Frame 1 (no input): blank canvas, image omitted
Frame 60 (the mouse pressed at the canvas centre just before this capture): blank canvas, image omitted
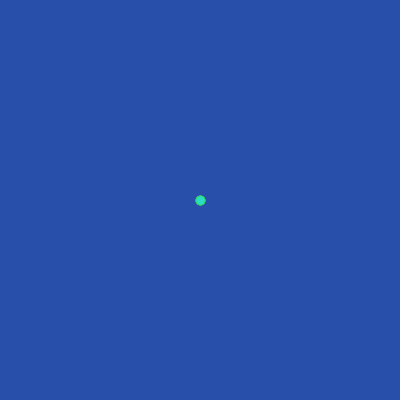
Frame 120 (the mouse held since frame 60 and released just before this capture)

The Processing sketch whose frames 1 and 60 were blank and that drew this single picture after the mouse press (run headless with seeded random() and noise(); from frame 60 on, the mouse is pressed at the canvas centre):

// Processing sketch: processing_61851
// ── processing_61851.pde

void setup () {
  size (400,400);
  background (40,80,170);
  smooth ();
  noStroke();
}
 
void draw () {
  float x=mouseX/5;
  x=x+(random(12));
  float y=mouseY+(random(25));
  float z=random(200);
  float p=random(255);
  line(pmouseX,pmouseY,mouseX,mouseY);
  if(mousePressed==true) {
    stroke(x,y,z);
    strokeWeight (random(10));
    for (int i=5;i<100;i=i+5) {
      x=x+5;
    }
  }
}
